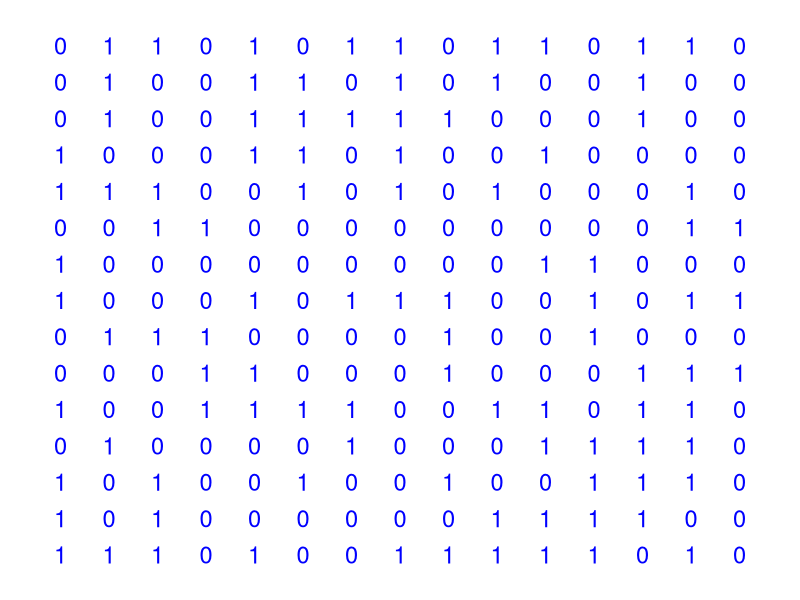

This figure's R source:
library(ggplot2)
library(reshape2)  # Assurez-vous que reshape2 est chargé

# Créer une grille de Takuzu (avec 0 et 1)
grid <- matrix(sample(c(0, 1), 225, replace = TRUE), nrow = 15, ncol = 15)

# Convertir la matrice en format long pour ggplot2
grid_long <- melt(grid)

# Créer l'objet ggplot
p <- ggplot(grid_long, aes(Var1, Var2, fill = factor(value))) +
  geom_tile() +
  scale_fill_manual(values = c("white", "white")) +  # Définir les couleurs pour les 0 et 1
  geom_text(aes(label = value), size = 6, color = "blue") +  # Ajouter les valeurs 0 et 1
  theme_void() +
  theme(legend.position = "none")

# Sauvegarder l'image avec ggsave
ggsave("background.png", plot = p, width = 10, height = 10)
